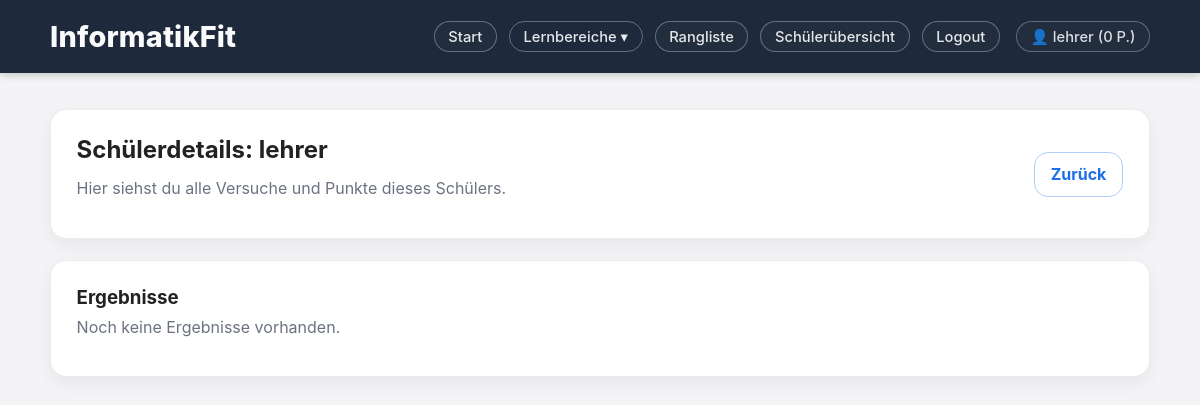
Before: /teacher/student/1 (signed in) with the older database file.
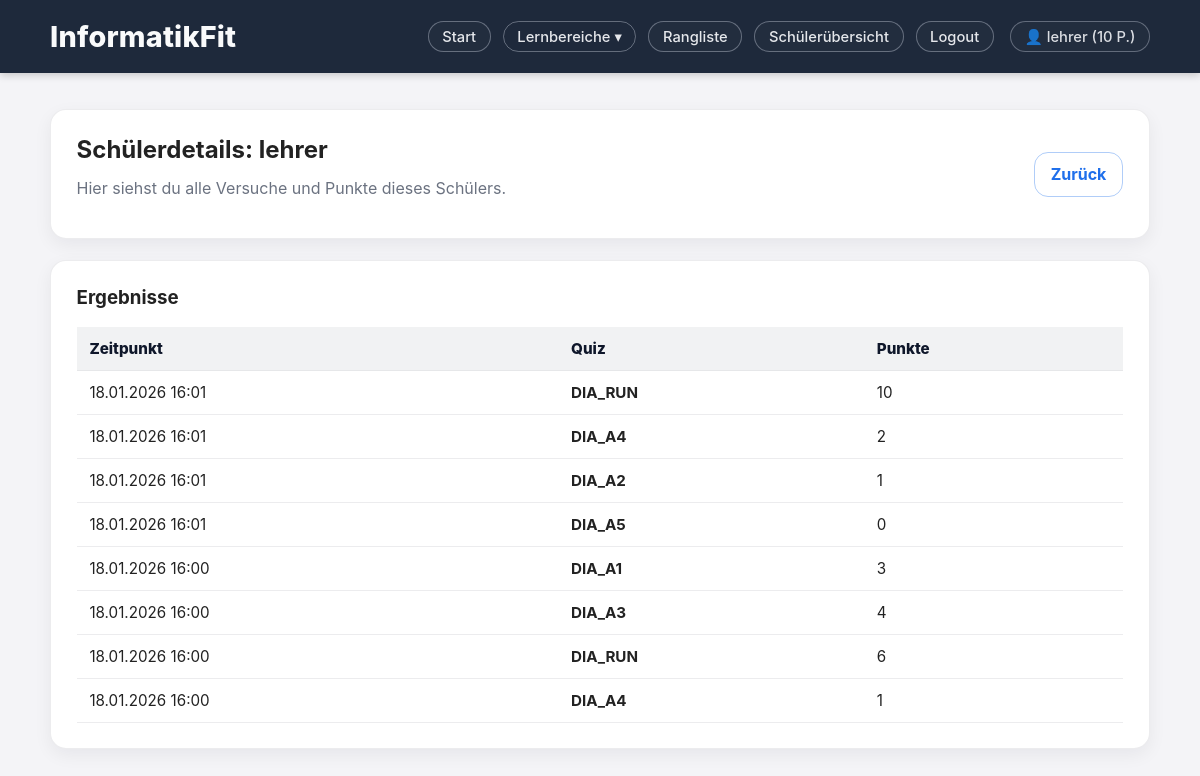
After: the same page with the newer database file.
### models.py (models this page shows, shortened)
class User(db.Model, UserMixin):
    __tablename__ = "users"
    id = db.Column(db.Integer, primary_key=True)
    username = db.Column(db.String(80), unique=True, nullable=False)
    password_hash = db.Column(db.String(255), nullable=False)
    total_points = db.Column(db.Integer, nullable=False, default=0)
    role = db.Column(db.String(20), nullable=False, default="student")
    results = db.relationship("Result", backref="user", lazy=True, cascade="all, delete-orphan")

class Result(db.Model):
    __tablename__ = "results"
    id = db.Column(db.Integer, primary_key=True)
    quiz_name = db.Column(db.String(50), nullable=False)
    points = db.Column(db.Integer, nullable=False, default=0)
    created_at = db.Column(db.DateTime, nullable=False, default=datetime.utcnow)
    user_id = db.Column(db.Integer, db.ForeignKey("users.id"), nullable=False)

### app.py (the view)
@app.route("/teacher/student/<int:user_id>")
@login_required
@teacher_required
def teacher_student_detail(user_id):
    student = User.query.get_or_404(user_id)
    results = Result.query.filter_by(user_id=user_id).order_by(Result.created_at.desc()).all()
    return render_template("teacher_student_detail.html", student=student, results=results)

### app.py (called while the page is built)
@login_manager.user_loader
def load_user(user_id):
    return User.query.get(int(user_id))

def teacher_required(func_):
    @wraps(func_)
    def wrapper(*args, **kwargs):
        if not current_user.is_authenticated:
            return login_manager.unauthorized()
        if getattr(current_user, "role", "student") != "teacher":
            abort(403)
        return func_(*args, **kwargs)
    return wrapper

### templates/teacher_student_detail.html
{% extends "base.html" %}
{% block content %}
<div class="card topic-row">
  <div>
    <h2>Schülerdetails: {{ student.username }}</h2>
    <p class="text-muted">
      Hier siehst du alle Versuche und Punkte dieses Schülers.
    </p>
  </div>
  <div class="topic-actions">
    <a class="btn btn-outline" href="{{ url_for('teacher_dashboard') }}">Zurück</a>
  </div>
</div>
<section class="card">
  <h3>Ergebnisse</h3>
  {% if results and results|length > 0 %}
    <div style="overflow-x:auto;">
      <table class="table-clean">
        <thead>
          <tr>
            <th>Zeitpunkt</th>
            <th>Quiz</th>
            <th>Punkte</th>
          </tr>
        </thead>
        <tbody>
          {% for r in results %}
            <tr>
              <td>{{ r.created_at.strftime("%d.%m.%Y %H:%M") }}</td>
              <td><strong>{{ r.quiz_name }}</strong></td>
              <td>{{ r.points }}</td>
            </tr>
          {% endfor %}
        </tbody>
      </table>
    </div>
  {% else %}
    <p class="text-muted">Noch keine Ergebnisse vorhanden.</p>
  {% endif %}
</section>
{% endblock %}

### templates/base.html (shortened to what this page needs)
<!DOCTYPE html>
<html lang="de">
<head>
  <link rel="stylesheet" href="{{ url_for('static', filename='style.css') }}">
</head>
<body>
<header class="topbar">
  <div class="container topbar-row">
    <a class="brand" href="{{ url_for('home') }}">InformatikFit</a>
    <nav class="nav">
      {% if current_user.is_authenticated %}
        <a class="nav-link" href="{{ url_for('home') }}">Start</a>
        <div class="nav-dropdown">
          <button class="nav-link nav-dropdown-btn" type="button" aria-haspopup="true">
            Lernbereiche ▾
          </button>
        </div>
        <a class="nav-link" href="{{ url_for('leaderboard') }}">Rangliste</a>
        {% if current_user.role == "teacher" %}
          <a class="nav-link" href="{{ url_for('teacher_dashboard') }}">Schülerübersicht</a>
        {% endif %}
        <a class="nav-link" href="{{ url_for('logout') }}">Logout</a>
        <span class="nav-link user-pill">
          👤 {{ current_user.username }} ({{ current_user.total_points }} P.)
        </span>
      {% else %}
        <a class="nav-link" href="{{ url_for('login') }}">Login</a>
        <a class="nav-link" href="{{ url_for('register') }}">Registrieren</a>
      {% endif %}
    </nav>
  </div>
</header>
<main class="container">
  {% block content %}{% endblock %}
</main>
</body>
</html>

Changed rows visible on the page:
changed User "lehrer": total_points "0" → "10"
added Result: created_at "18.01.2026 16:01", quiz_name "DIA_RUN", points "10"
added Result: created_at "18.01.2026 16:01", quiz_name "DIA_A4", points "2"
added Result: created_at "18.01.2026 16:01", quiz_name "DIA_A2", points "1"
added Result: created_at "18.01.2026 16:01", quiz_name "DIA_A5", points "0"
added Result: created_at "18.01.2026 16:00", quiz_name "DIA_A1", points "3"
added Result: created_at "18.01.2026 16:00", quiz_name "DIA_A3", points "4"
added Result: created_at "18.01.2026 16:00", quiz_name "DIA_RUN", points "6"
added Result: created_at "18.01.2026 16:00", quiz_name "DIA_A4", points "1"
Other visible differences:
text no longer shown: "Noch keine Ergebnisse vorhanden."
text now shown: "Zeitpunkt Quiz Punkte"
